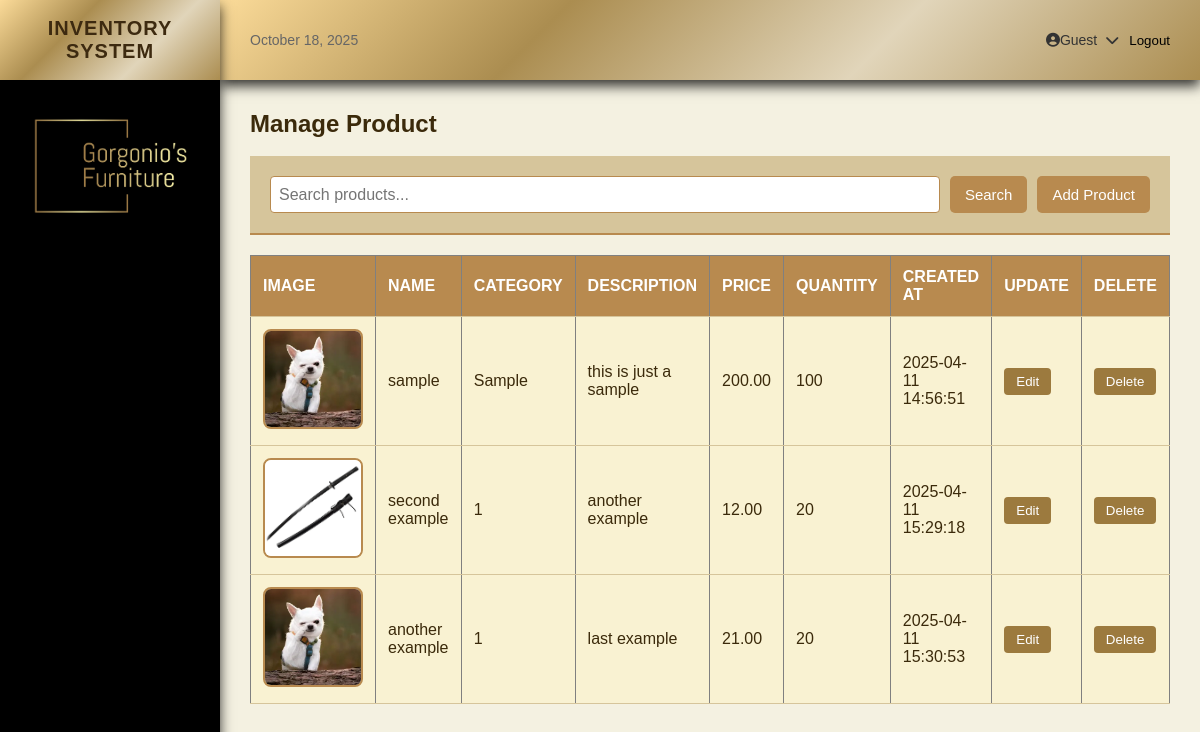
The page /php/manage_products.php on the database its author committed.
### tables this page shows
CREATE TABLE `products` (
  `id` int(11) NOT NULL,
  `image` varchar(255) DEFAULT NULL,
  `name` varchar(255) NOT NULL,
  `description` text DEFAULT NULL,
  `category` varchar(100) DEFAULT NULL,
  `quantity` int(11) NOT NULL DEFAULT 0,
  `price` decimal(10,2) NOT NULL,
  `status` enum('Active','Inactive') DEFAULT 'Active',
  `created_at` timestamp NOT NULL DEFAULT current_timestamp(),
  `updated_at` timestamp NOT NULL DEFAULT current_timestamp() ON UPDATE current_timestamp()
);

### php/manage_products.php (the view, shortened to what this page needs)
<?php
include("header.php");
include("database.php");
$searchQuery = isset($_GET['search']) ? $_GET['search'] : '';
if ($searchQuery) {
    $productData = $conn->prepare("SELECT * FROM products WHERE name LIKE ? OR category LIKE ? OR description LIKE ?");
    $searchTerm = "%" . $searchQuery . "%";
    $productData->bind_param("sss", $searchTerm, $searchTerm, $searchTerm);
} else {
    $productData = $conn->prepare("SELECT * FROM products");
}
$productData->execute();
$result = $productData->get_result();
?>
<!DOCTYPE html>
<html lang="en">
<head>
    <link rel="stylesheet" href="../css/manage_product.css">
</head>
<body>
    <h2>Manage Product</h2><br>
<form method="GET" action="">
    <input type="text" id="searchInput" name="search" value="<?= htmlspecialchars($searchQuery) ?>" placeholder="Search products..." oninput="filterTable()">
    <button type="submit">Search</button>
    <button type="button" onclick="window.location.href='add_product.php'">Add Product</button>
</form>
<table id="productTable" border="1">
    <thead>
        <tr>
            <th>IMAGE</th>
            <th>NAME</th>
            <th>CATEGORY</th>
            <th>DESCRIPTION</th>
            <th>PRICE</th>
            <th>QUANTITY</th>
            <th>CREATED AT</th>
            <th>UPDATE</th>
            <th>DELETE</th>
        </tr>
    </thead>
    <tbody>
        <?php
        if ($result->num_rows > 0) {
            while ($row = $result->fetch_assoc()) {
                $imagePath = "../uploads/" . htmlspecialchars($row["image"]);
                $imageDisplay = file_exists($imagePath) ? $imagePath : '../uploads/default.jpg';
                echo "<tr class='productRow'>
                        <td><img src='$imageDisplay' alt='Product Image' class='product-image'></td>
                        <td>" . htmlspecialchars($row["name"]) . "</td>
                        <td>" . htmlspecialchars($row["category"]) . "</td>
                        <td>" . htmlspecialchars($row["description"]) . "</td>
                        <td>" . htmlspecialchars($row["price"]) . "</td>
                        <td>" . htmlspecialchars($row["quantity"]) . "</td>
                        <td>" . htmlspecialchars($row["created_at"]) . "</td>
                        <td>
                            <button class='edit-btn' data-id='{$row['id']}'>Edit</button>
                        </td>
                            <td>
                            <button class='delete-btn' data-id='{$row['id']}'>Delete</button>
                            </td>
                         </tr>";
            }
        } else {
            echo "<tr><td colspan='9'>No results found</td></tr>";
        }
        ?>
    </tbody>
</table>
</body>
</html>

### php/header.php (shortened to what this page needs)
<!DOCTYPE html>
<html lang="en">
<head>
    <link rel="stylesheet" href="../css/header.css">
    <link rel="stylesheet" href="https://cdnjs.cloudflare.com/ajax/libs/font-awesome/6.5.0/css/all.min.css">
</head>
<body>
<div class="sidebar" id="sidebar">
    <div class="brand">INVENTORY SYSTEM</div>
    <div class="logo">
        <img src="../uploads/LOGO.png" class="min-img" alt="Example Image">
    </div>
</div>
<div class="main">
    <div class="header">
        <div class="date"><?= date("F d, Y") ?></div>
        <div class="profile">
            <i class="fas fa-user-circle"></i>
            <?= isset($_SESSION['logged_user']) ? htmlspecialchars($_SESSION['logged_user']) : 'Guest' ?>
            <i class="fas fa-chevron-down"></i>
            <button style="margin-left: 10px; background: none; border: none;">
                <a href="logout.php" style="text-decoration: none; color: inherit;">Logout</a>
            </button>
        </div>
    </div>
    <div class="content">

### css/header.css (style rules this page uses)
* { margin: 0; padding: 0; box-sizing: border-box; transition: all 0.3s ease; }
body { font-family: Arial, sans-serif; background-color: #f4f1e1; color: #3b2a0b; }
.sidebar { width: 220px; background-color: #000; color: white; height: 100vh; position: fixed; left: 0; top: 0; overflow-y: auto; z-index: 1000; box-shadow: 0 6px 12px rgba(0, 0, 0, 0.8); transition: transform 0.3s ease-in-out; }
.sidebar .brand { font-size: 20px; font-weight: bold; padding: 15px 20px; background: linear-gradient(135deg, #fbdb99, #ab8d50, #e1d5ba, #ab8d50); text-transform: uppercase; letter-spacing: 1px; animation: slideInLeft 0.5s ease forwards; height: 80px; color: rgb(61, 42, 16); display: flex; align-items: center; justify-content: center; text-align: center; }
.logo { display: flex; align-items: center; justify-content: center; text-align: center; }
.min-img { width: 80%; height: auto; }
.header { height: 80px; background: linear-gradient(135deg, #fbdb99, #ab8d50, #e1d5ba, #ab8d50); display: flex; justify-content: space-between; align-items: center; padding: 0 30px; box-shadow: 0 6px 12px rgba(0, 0, 0, 0.8); position: sticky; top: 0; z-index: 10; animation: fadeInDown 0.4s ease forwards; }
.header .date { font-size: 14px; color: #666; }
.header .profile { font-size: 14px; color: #333; cursor: pointer; display: flex; align-items: center; }
.header .profile i { margin-left: 8px; transition: transform 0.3s; }
.main { margin-left: 220px; width: calc(100% - 220px); display: flex; flex-direction: column; }
.content { padding: 30px; animation: fadeIn 0.5s ease; }

### css/manage_product.css (style rules this page uses)
form { display: flex; flex-wrap: wrap; gap: 10px; justify-content: space-between; padding: 20px; background-color: #d6c59b; border-bottom: 2px solid #b88a4f; }
form input[type="text"] { padding: 8px; font-size: 16px; border: 1px solid #b88a4f; border-radius: 4px; flex-grow: 1; }
form button { background-color: #b88a4f; color: white; padding: 10px 15px; border: none; border-radius: 5px; font-size: 15px; cursor: pointer; }
table { width: 100%; border-collapse: collapse; margin: 20px 0; }
th, td { padding: 12px; text-align: left; border-bottom: 1px solid #d6c59b; }
th { background-color: #b88a4f; color: white; }
td { background-color: #f9f2d2; }
img.product-image { width: 100px; height: 100px; object-fit: cover; border-radius: 8px; border: 2px solid #b88a4f; }
button.edit-btn, button.delete-btn { background-color: #9c7a3e; color: white; padding: 6px 12px; border: none; border-radius: 4px; cursor: pointer; }
button.edit-btn, button.delete-btn { background-color: #9c7a3e; color: white; padding: 6px 12px; border: none; border-radius: 4px; cursor: pointer; align-items: center; }

### php/manage_products.php (style rules this page uses)
img.product-image { width: 100px; height: 100px; object-fit: cover; }

### rows shown on the page
products: image (picture), name "sample", category "Sample", description "this is just a sample", price "200.00", quantity "100", created_at "2025-04-11 14:56:51"
products: image (picture), name "second example", category "1", description "another example", price "12.00", quantity "20", created_at "2025-04-11 15:29:18"
products: image (picture), name "another example", category "1", description "last example", price "21.00", quantity "20", created_at "2025-04-11 15:30:53"
